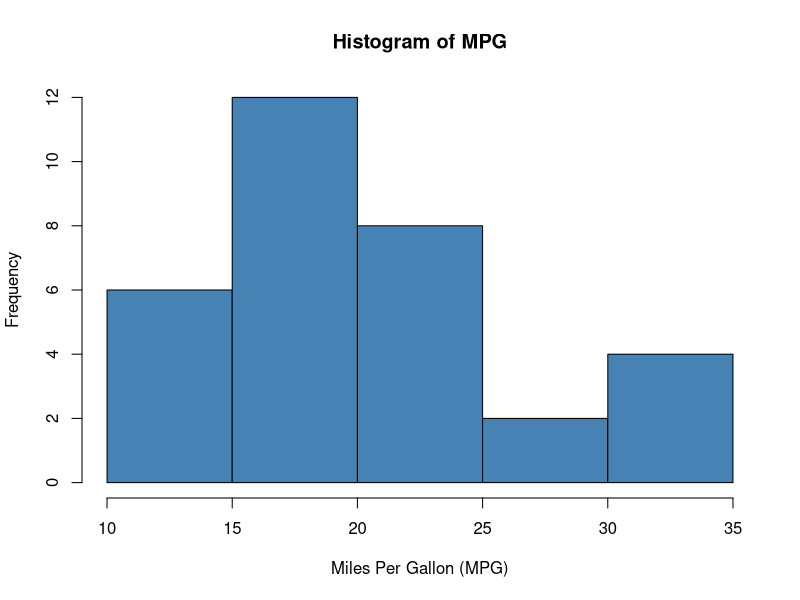
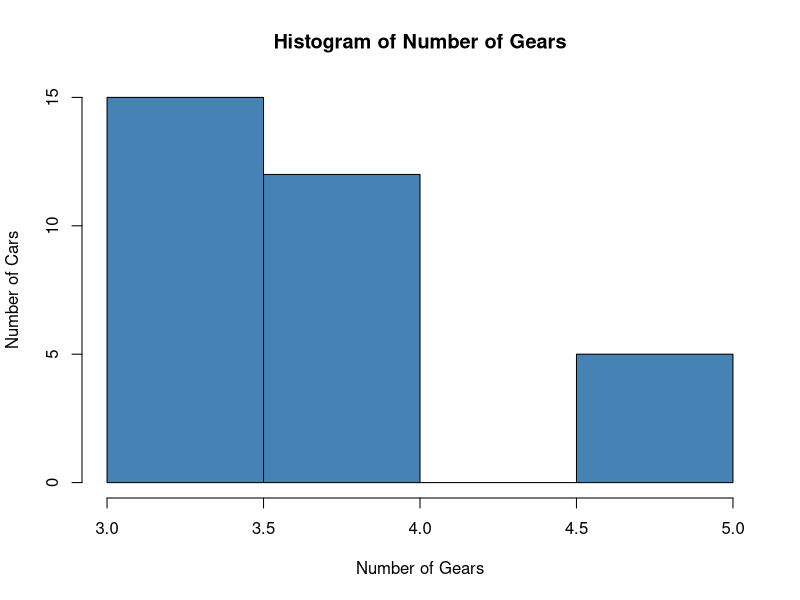
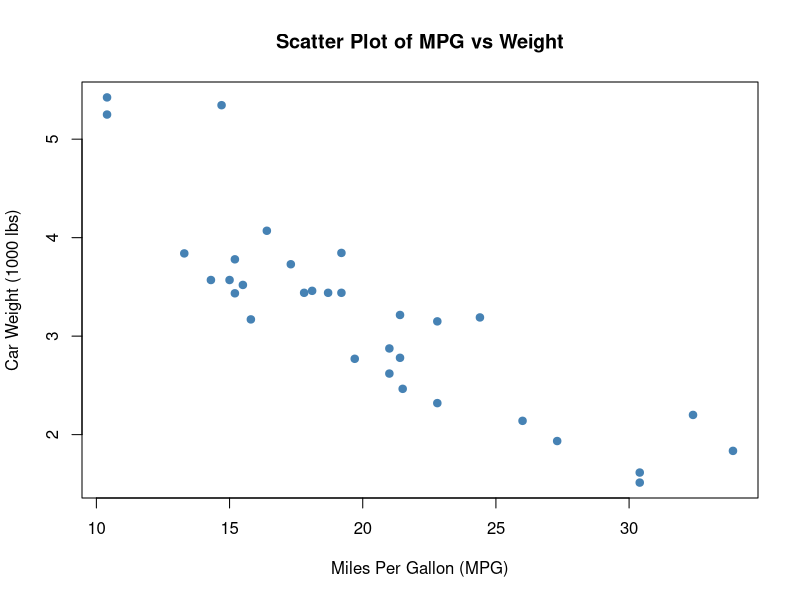
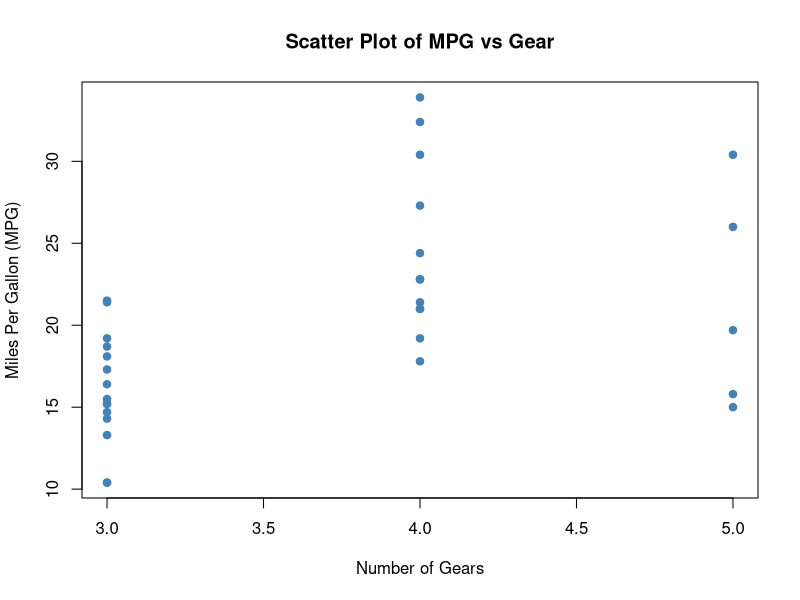

Source code (R) for these figures, in order:
## ---- chunk 1
View(mtcars)
## ---- chunk 2
dim(mtcars)
## ---- chunk 3
head(mtcars)
head(mtcars, n = 3)
tail(mtcars)
## ---- chunk 4
?mtcars
## ---- chunk 5
str(mtcars)
## ---- chunk 6
summary(mtcars)
## ---- chunk 7
hist(mtcars$mpg,
     col = "steelblue",
     main = "Histogram of MPG",
     xlab = "Miles Per Gallon (MPG)",
     ylab = "Frequency")
## ---- chunk 8
hist(mtcars$gear,
     col = "steelblue",
     main = "Histogram of Number of Gears",
     xlab = "Number of Gears",
     ylab = "Number of Cars")
## ---- chunk 9
plot(mtcars$mpg, mtcars$wt,
     col = "steelblue",
     main = "Scatter Plot of MPG vs Weight",
     xlab = "Miles Per Gallon (MPG)",
     ylab = "Car Weight (1000 lbs)",
     pch = 19)
## ---- chunk 10
plot(mtcars$gear, mtcars$mpg,
     col = "steelblue",
     main = "Scatter Plot of MPG vs Gear",
     xlab = "Number of Gears",
     ylab = "Miles Per Gallon (MPG)",
     pch = 19)
## ---- chunk 11
mt1 <- mtcars[mtcars$mpg > 20, c("gear", "mpg")]
View(mt1)
## ---- chunk 12
mt2 <- aggregate(. ~ gear,
                 mtcars[mtcars$mpg > 20, c("gear", "mpg")],
                 mean)
View(mt2)
## ---- chunk 13
mt3 <- subset(mt2, mpg > 25)
View(mt3)
